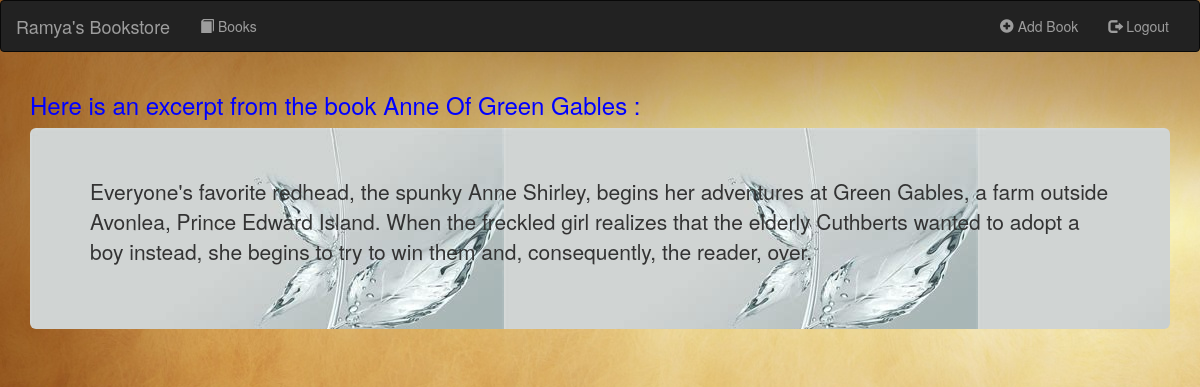
/books/1/sample/, run on the app's committed database.
### books/models.py (models this page shows, shortened)
class Book(models.Model):
    name = models.CharField(max_length=100)
    author = models.CharField(max_length=100)
    description = models.TextField(blank=True, null=True)
    price = models.CharField(max_length=100)
    type = models.CharField(max_length=100)
    book_image = models.CharField(max_length=1000)

### books/views.py (the view)
# urls.py: path('<int:pk>/sample/',views.SampleView.as_view(),name='sample'),
class SampleView(generic.DetailView):
    model = Book
    template_name = 'books/sample.html'

### books/templates/books/sample.html
{% extends 'books/base.html' %}
{% block content %}
<div class="container">
<h3 style="color:blue;">Here is an excerpt from the book  {{book.name}} :</h3>
    <div class="jumbotron  jtimg2"  >
<p>{{ book.description}}</p>
</div>
    </div>
{% endblock %}

### books/templates/books/base.html (shortened to what this page needs)
<!DOCTYPE html>
{% load static %}
<html lang="en">
<head>
    <link rel="stylesheet" href="https://maxcdn.bootstrapcdn.com/bootstrap/3.3.7/css/bootstrap.min.css"
>
    <link rel="stylesheet"type="text/css"href="{% static 'books/style.css'  %}" >
</head>
<body class="divstyle">
<nav class="navbar navbar-inverse">
            <div class="container-fluid">
                <a class="navbar-brand" href="{% url 'books:index' %}">Ramya's Bookstore</a>
                <div class="collapse navbar-collapse">
                <ul class="nav navbar-nav">
                    <li class="">
                        <a href="{% url 'books:index' %}">
                             <span class="glyphicon glyphicon-book" aria-hidden="true"></span>  Books
                        </a>
                    </li>
                </ul>
                <ul class="nav navbar-nav navbar-right">
                    <li class="">
                        <a href="{% url 'books:book-add' %}">
                            <span class="glyphicon glyphicon-plus-sign" aria-hidden="true"></span>  Add Book
                        </a>
                    </li>
                    <li class="">
                        <a href="{% url 'books:index' %}">
                            <span class="glyphicon glyphicon-log-out" aria-hidden="true"></span>  Logout
                        </a>
                    </li>
                </ul>
            </div>
            </div>
       </nav>
{% block content %}
{% endblock %}
</body>
</html>

### books/static/books/style.css (style rules this page uses)
body { background-image: url('images/bg3.jpg') ; }

### data on the page
Book: name "Anne Of Green Gables", description "Everyone's favorite redhead, the spunky Anne Shirley, begins her adventures at Green Gables, a farm outside Avonlea, Prince Edward Island. When the freckled girl realizes that the elderly Cuthberts wanted to adopt a boy instead, she begins to try to win them and, consequently, the reader, over."
